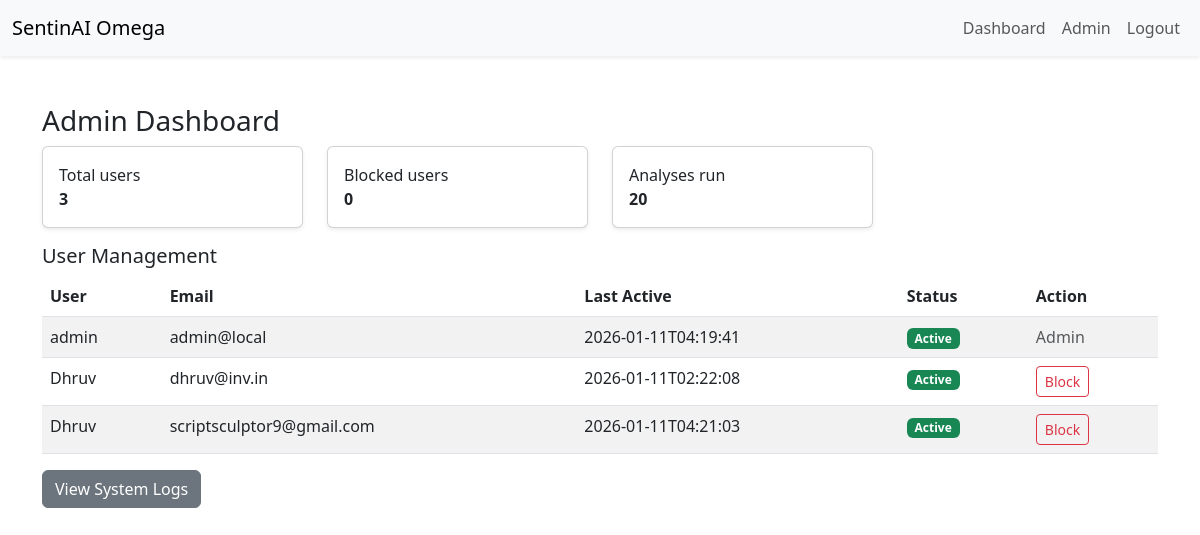
The page /admin (signed in) on the database its author committed.
### tables this page shows
CREATE TABLE users (
        id INTEGER PRIMARY KEY AUTOINCREMENT,
        name TEXT,
        email TEXT UNIQUE,
        password TEXT,
        role TEXT DEFAULT 'user',
        blocked INTEGER DEFAULT 0,
        last_active TEXT
    );

### app.py (the view)
@app.route('/admin')
@admin_required
def admin():
    conn = get_db()
    users = conn.execute('SELECT * FROM users').fetchall()
    total = conn.execute('SELECT COUNT(*) as c FROM users').fetchone()['c']
    blocked = conn.execute('SELECT COUNT(*) as c FROM users WHERE blocked=1').fetchone()['c']
    analyses = conn.execute('SELECT COUNT(*) as c FROM logs').fetchone()['c']
    conn.close()
    return render_template('admin.html', users=users, total=total, blocked=blocked, analyses=analyses)

### app.py (called while the page is built)
def get_db():
    conn = sqlite3.connect(DB_PATH)
    conn.row_factory = sqlite3.Row
    return conn

def current_user():
    uid = session.get('user_id')
    if not uid:
        return None
    conn = get_db()
    user = conn.execute('SELECT * FROM users WHERE id = ?', (uid,)).fetchone()
    conn.close()
    return user

def admin_required(fn):
    from functools import wraps
    @wraps(fn)
    def wrapper(*args, **kwargs):
        user = current_user()
        if not user or user['role'] != 'admin':
            return redirect(url_for('login'))
        return fn(*args, **kwargs)
    return wrapper

### templates/admin.html (shortened to what this page needs)
{% extends 'layout.html' %}
{% block content %}
<h3>Admin Dashboard</h3>
<div class="row mb-3">
  <div class="col-md-3"><div class="card p-3 shadow-sm">Total users<br><strong>{{ total }}</strong></div></div>
  <div class="col-md-3"><div class="card p-3 shadow-sm">Blocked users<br><strong>{{ blocked }}</strong></div></div>
  <div class="col-md-3"><div class="card p-3 shadow-sm">Analyses run<br><strong>{{ analyses }}</strong></div></div>
</div>
<h5>User Management</h5>
<table class="table table-striped" id="users-table">
  <thead><tr><th>User</th><th>Email</th><th>Last Active</th><th>Status</th><th>Action</th></tr></thead>
  <tbody>
  {% for u in users %}
    <tr data-user-id="{{ u['id'] }}">
      <td>{{ u['name'] }}</td>
      <td>{{ u['email'] }}</td>
      <td>{{ u['last_active'][:19] if u['last_active'] else '—' }}</td>
      <td class="status-cell">{% if u['blocked'] %}<span class="badge bg-danger">Blocked</span>{% else %}<span class="badge bg-success">Active</span>{% endif %}</td>
      <td>
        {% if u['role'] != 'admin' %}
        <button class="btn btn-sm btn-outline-danger block-btn">{% if u['blocked'] %}Unblock{% else %}Block{% endif %}</button>
        {% else %}
        <span class="text-muted">Admin</span>
        {% endif %}
      </td>
    </tr>
  {% endfor %}
  </tbody>
</table>
<a class="btn btn-secondary" href="/admin/logs">View System Logs</a>
{% endblock %}

### rows shown on the page
users: name "admin", email "admin@local", last_active "2026-01-11T04:19:41", blocked "Active", role "Admin"
users: name "Dhruv", email "dhruv@inv.in", last_active "2026-01-11T02:22:08", blocked "Active", role "Block"
users: name "Dhruv", email "scriptsculptor9@gmail.com", last_active "2026-01-11T04:21:03", blocked "Active", role "Block"

### other values the page prints
{{ total }} "3"
{{ blocked }} "0"
{{ analyses }} "20"
